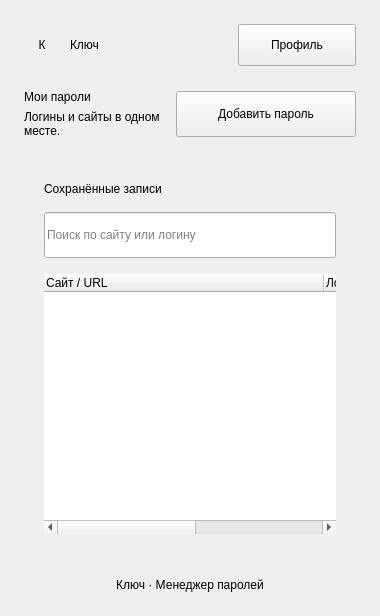
      <widget class="QWidget" name="mainPage">
       <layout class="QVBoxLayout" name="mainPageLayout" stretch="0,0,1,0">
        <property name="spacing">
         <number>24</number>
        </property>
        <property name="leftMargin">
         <number>24</number>
        </property>
        <property name="topMargin">
         <number>24</number>
        </property>
        <property name="rightMargin">
         <number>24</number>
        </property>
        <property name="bottomMargin">
         <number>24</number>
        </property>
        <item>
         <layout class="QHBoxLayout" name="mainHeaderLayout">
          <property name="spacing">
           <number>10</number>
          </property>
          <property name="leftMargin">
           <number>0</number>
          </property>
          <property name="topMargin">
           <number>0</number>
          </property>
          <property name="rightMargin">
           <number>0</number>
          </property>
          <property name="bottomMargin">
           <number>0</number>
          </property>
          <item>
           <widget class="QLabel" name="mainBrandMark">
            <property name="minimumSize">
             <size>
              <width>36</width>
              <height>36</height>
             </size>
            </property>
            <property name="maximumSize">
             <size>
              <width>36</width>
              <height>36</height>
             </size>
            </property>
            <property name="text">
             <string>К</string>
            </property>
            <property name="alignment">
             <set>Qt::AlignCenter</set>
            </property>
           </widget>
          </item>
          <item>
           <widget class="QLabel" name="mainBrandName">
            <property name="sizePolicy">
             <sizepolicy hsizetype="Maximum" vsizetype="Preferred">
              <horstretch>0</horstretch>
              <verstretch>0</verstretch>
             </sizepolicy>
            </property>
            <property name="text">
             <string>Ключ</string>
            </property>
           </widget>
          </item>
          <item>
           <spacer name="mainHeaderSpacer">
            <property name="orientation">
             <enum>Qt::Horizontal</enum>
            </property>
            <property name="sizeType">
             <enum>QSizePolicy::Expanding</enum>
            </property>
            <property name="sizeHint" stdset="0">
             <size>
              <width>0</width>
              <height>0</height>
             </size>
            </property>
           </spacer>
          </item>
          <item alignment="Qt::AlignVCenter">
           <widget class="QPushButton" name="profileButton">
            <property name="sizePolicy">
             <sizepolicy hsizetype="Fixed" vsizetype="Fixed">
              <horstretch>0</horstretch>
              <verstretch>0</verstretch>
             </sizepolicy>
            </property>
            <property name="minimumSize">
             <size>
              <width>118</width>
              <height>42</height>
             </size>
            </property>
            <property name="maximumSize">
             <size>
              <width>118</width>
              <height>42</height>
             </size>
            </property>
            <property name="cursor">
             <cursorShape>PointingHandCursor</cursorShape>
            </property>
            <property name="text">
             <string>Профиль</string>
            </property>
            <property name="autoDefault">
             <bool>false</bool>
            </property>
           </widget>
          </item>
         </layout>
        </item>
        <item>
         <layout class="QHBoxLayout" name="mainHeadingLayout" stretch="1,0">
          <property name="spacing">
           <number>16</number>
          </property>
          <property name="leftMargin">
           <number>0</number>
          </property>
          <property name="topMargin">
           <number>0</number>
          </property>
          <property name="rightMargin">
           <number>0</number>
          </property>
          <property name="bottomMargin">
           <number>0</number>
          </property>
          <item>
           <layout class="QVBoxLayout" name="mainTitleLayout">
            <property name="spacing">
             <number>6</number>
            </property>
            <property name="leftMargin">
             <number>0</number>
            </property>
            <property name="topMargin">
             <number>0</number>
            </property>
            <property name="rightMargin">
             <number>0</number>
            </property>
            <property name="bottomMargin">
             <number>0</number>
            </property>
            <item>
             <widget class="QLabel" name="mainTitle">
              <property name="text">
               <string>Мои пароли</string>
              </property>
             </widget>
            </item>
            <item>
             <widget class="QLabel" name="mainSubtitle">
              <property name="text">
               <string>Логины и сайты в одном месте.</string>
              </property>
              <property name="wordWrap">
               <bool>true</bool>
              </property>
             </widget>
            </item>
           </layout>
          </item>
          <item alignment="Qt::AlignVCenter">
           <widget class="QPushButton" name="addPasswordButton">
            <property name="sizePolicy">
             <sizepolicy hsizetype="Fixed" vsizetype="Fixed">
              <horstretch>0</horstretch>
              <verstretch>0</verstretch>
             </sizepolicy>
            </property>
            <property name="minimumSize">
             <size>
              <width>180</width>
              <height>46</height>
             </size>
            </property>
            <property name="maximumSize">
             <size>
              <width>180</width>
              <height>46</height>
             </size>
            </property>
            <property name="cursor">
             <cursorShape>PointingHandCursor</cursorShape>
            </property>
            <property name="text">
             <string>Добавить пароль</string>
            </property>
            <property name="autoDefault">
             <bool>false</bool>
            </property>
           </widget>
          </item>
         </layout>
        </item>
        <item>
         <widget class="QFrame" name="mainTableCard">
          <property name="sizePolicy">
           <sizepolicy hsizetype="Expanding" vsizetype="Expanding">
            <horstretch>0</horstretch>
            <verstretch>0</verstretch>
           </sizepolicy>
          </property>
          <property name="frameShape">
           <enum>QFrame::NoFrame</enum>
          </property>
          <layout class="QVBoxLayout" name="mainTableCardLayout" stretch="0,0,1">
           <property name="spacing">
            <number>16</number>
           </property>
           <property name="leftMargin">
            <number>20</number>
           </property>
           <property name="topMargin">
            <number>20</number>
           </property>
           <property name="rightMargin">
            <number>20</number>
           </property>
           <property name="bottomMargin">
            <number>20</number>
           </property>
           <item>
            <layout class="QHBoxLayout" name="recordsCaptionLayout">
             <property name="spacing">
              <number>10</number>
             </property>
             <property name="leftMargin">
              <number>0</number>
             </property>
             <property name="topMargin">
              <number>0</number>
             </property>
             <property name="rightMargin">
              <number>0</number>
             </property>
             <property name="bottomMargin">
              <number>0</number>
             </property>
             <item>
              <widget class="QLabel" name="recordsTitleLabel">
               <property name="text">
                <string>Сохранённые записи</string>
               </property>
              </widget>
             </item>
             <item>
              <spacer name="recordsCaptionSpacer">
               <property name="orientation">
                <enum>Qt::Horizontal</enum>
               </property>
               <property name="sizeType">
                <enum>QSizePolicy::Expanding</enum>
               </property>
               <property name="sizeHint" stdset="0">
                <size>
                 <width>0</width>
                 <height>0</height>
                </size>
               </property>
              </spacer>
             </item>
            </layout>
           </item>
           <item>
            <widget class="QLineEdit" name="searchEdit">
             <property name="sizePolicy">
              <sizepolicy hsizetype="Expanding" vsizetype="Fixed">
               <horstretch>0</horstretch>
               <verstretch>0</verstretch>
              </sizepolicy>
             </property>
             <property name="minimumSize">
              <size>
               <width>0</width>
               <height>46</height>
              </size>
             </property>
             <property name="maximumSize">
              <size>
               <width>16777215</width>
               <height>46</height>
              </size>
             </property>
             <property name="accessibleName">
              <string>Поиск по сайту или логину</string>
             </property>
             <property name="placeholderText">
              <string>Поиск по сайту или логину</string>
             </property>
             <property name="clearButtonEnabled">
              <bool>true</bool>
             </property>
            </widget>
           </item>
           <item>
            <widget class="QTableWidget" name="passwordsTable">
             <property name="sizePolicy">
              <sizepolicy hsizetype="Expanding" vsizetype="Expanding">
               <horstretch>0</horstretch>
               <verstretch>0</verstretch>
              </sizepolicy>
             </property>
             <property name="minimumSize">
              <size>
               <width>0</width>
               <height>260</height>
              </size>
             </property>
             <property name="accessibleName">
              <string>Сохранённые сайты и логины</string>
             </property>
             <property name="frameShape">
              <enum>QFrame::NoFrame</enum>
             </property>
             <property name="editTriggers">
              <set>QAbstractItemView::NoEditTriggers</set>
             </property>
             <property name="alternatingRowColors">
              <bool>true</bool>
             </property>
             <property name="selectionMode">
              <enum>QAbstractItemView::SingleSelection</enum>
             </property>
             <property name="selectionBehavior">
              <enum>QAbstractItemView::SelectRows</enum>
             </property>
             <property name="verticalScrollMode">
              <enum>QAbstractItemView::ScrollPerPixel</enum>
             </property>
             <property name="horizontalScrollMode">
              <enum>QAbstractItemView::ScrollPerPixel</enum>
             </property>
             <property name="showGrid">
              <bool>false</bool>
             </property>
             <property name="sortingEnabled">
              <bool>false</bool>
             </property>
             <property name="wordWrap">
              <bool>false</bool>
             </property>
             <property name="cornerButtonEnabled">
              <bool>false</bool>
             </property>
             <property name="rowCount">
              <number>0</number>
             </property>
             <property name="columnCount">
              <number>2</number>
             </property>
             <attribute name="horizontalHeaderVisible">
              <bool>true</bool>
             </attribute>
             <attribute name="horizontalHeaderMinimumSectionSize">
              <number>80</number>
             </attribute>
             <attribute name="horizontalHeaderDefaultSectionSize">
              <number>280</number>
             </attribute>
             <attribute name="horizontalHeaderHighlightSections">
              <bool>false</bool>
             </attribute>
             <attribute name="horizontalHeaderStretchLastSection">
              <bool>true</bool>
             </attribute>
             <attribute name="verticalHeaderVisible">
              <bool>false</bool>
             </attribute>
             <attribute name="verticalHeaderMinimumSectionSize">
              <number>40</number>
             </attribute>
             <attribute name="verticalHeaderDefaultSectionSize">
              <number>52</number>
             </attribute>
             <column>
              <property name="text">
               <string>Сайт / URL</string>
              </property>
              <property name="textAlignment">
               <set>AlignLeading|AlignVCenter</set>
              </property>
             </column>
             <column>
              <property name="text">
               <string>Логин</string>
              </property>
              <property name="textAlignment">
               <set>AlignLeading|AlignVCenter</set>
              </property>
             </column>
            </widget>
           </item>
          </layout>
         </widget>
        </item>
        <item>
         <widget class="QLabel" name="mainFooter">
          <property name="text">
           <string>Ключ · Менеджер паролей</string>
          </property>
          <property name="alignment">
           <set>Qt::AlignCenter</set>
          </property>
         </widget>
        </item>
       </layout>
      </widget>
